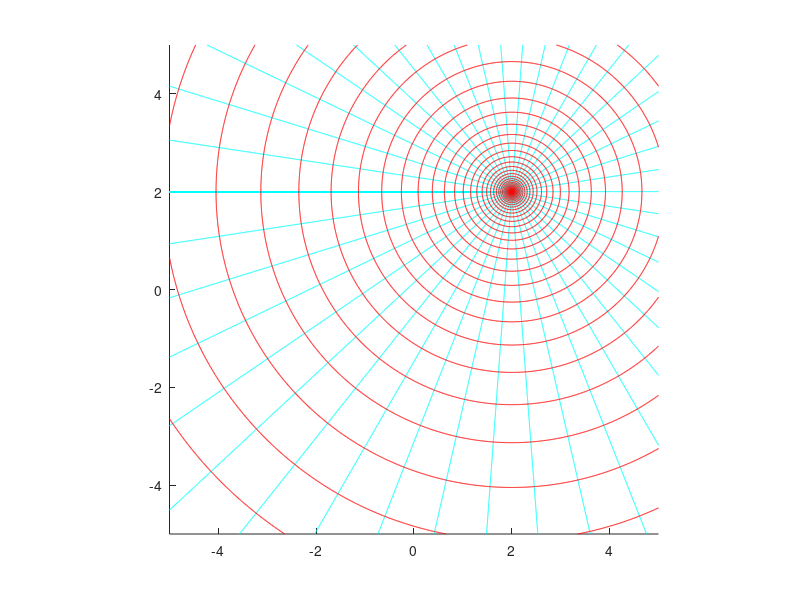

The MATLAB source for this figure:
[x,y]=meshgrid(-5:0.01:5,-5:0.01:5);


positionx=2;
positiony=2;
zo=positionx+1i.*positiony;
z=x+1i*y;
gamma=2;

%complex potential
Fz=-1.*(gamma/(2*pi)).*log(z-zo);
hold all;
contour(x,y,imag(Fz),41,'c');
contour(x,y,real(Fz),41,'r');

axis([-5 5 -5 5]);
pbaspect([1 1 1]);
